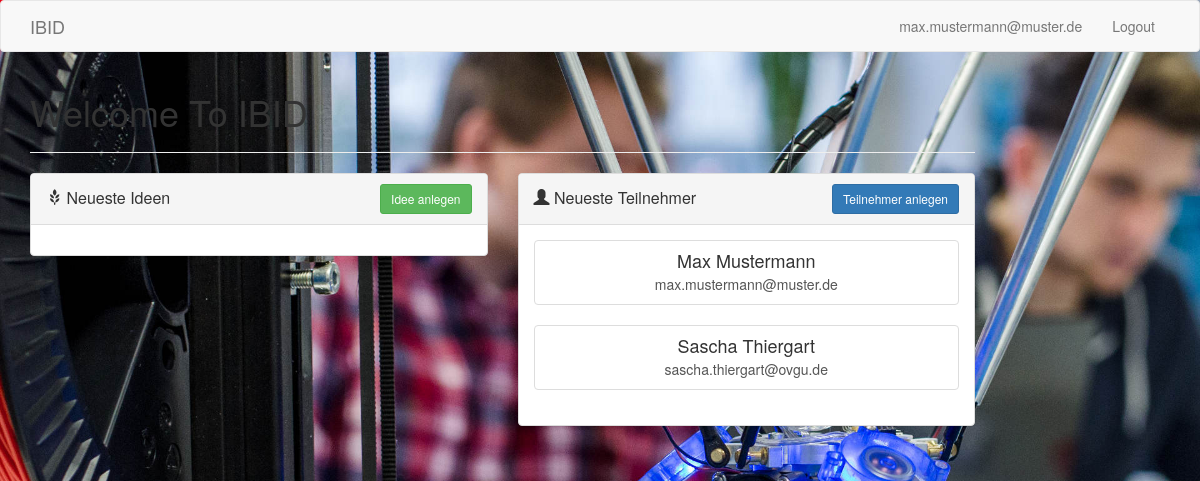
Screenshot of / (signed in) with the database file from the repository.
### ManageUsers/models.py (models this page shows, shortened)
class UserProfile(models.Model):
	user = models.OneToOneField(User)
	company = models.CharField(max_length=256,blank=True)
	website = models.URLField(blank=True)
	phone_number = models.CharField(max_length=15,validators=[RegexValidator(regex=r'^\+?1?\d{9,15}$', message="Phone number must be entered in the format: '+999999999'. Up to 15 digits allowed."),], blank=True) # validators should be a list
	street = models.CharField(max_length=256, blank=True, null=True)
	house_number = models.IntegerField(blank=True, null=True)
	zip_code = models.IntegerField(blank=True, null=True)
	city = models.CharField(max_length=256, blank=True, null=True)
	user_type = models.ForeignKey(UserType, blank=True, null=True)
	date_joined = models.DateField(default=timezone.now)
	"""
	Description: Felder, um die Eignung des Gründers zu erkennen
	"""
	PERSONALITY_CHOICES = (
		('1','Ja'),
		('0','Nein'),
	)
	skills = models.TextField(blank=True, null=True, default=None)
	education = models.TextField(null=True, blank=True, default=None)
	role = models.ForeignKey(UserRole, blank=True, null=True, default=None)
	seeks_opportunity = models.CharField(max_length=1,choices=PERSONALITY_CHOICES, blank=True, null=True, default=None)
	delayed_gratifikation = models.CharField(max_length=1,choices=PERSONALITY_CHOICES, blank=True, null=True, default=None)
	target_oriented = models.CharField(max_length=1,choices=PERSONALITY_CHOICES, blank=True, null=True, default=None)
	flexible_thinker = models.CharField(max_length=1,choices=PERSONALITY_CHOICES, blank=True, null=True, default=None)
	social_stable = models.CharField(max_length=1,choices=PERSONALITY_CHOICES, blank=True, null=True, default=None)
	curious = models.CharField(max_length=1,choices=PERSONALITY_CHOICES, blank=True, null=True, default=None)
	responsible = models.CharField(max_length=1,choices=PERSONALITY_CHOICES, blank=True, null=True, default=None)
	risk_taking = models.CharField(max_length=1,choices=PERSONALITY_CHOICES, blank=True, null=True, default=None)
	determined = models.CharField(max_length=1,choices=PERSONALITY_CHOICES, blank=True, null=True, default=None)
	stamina = models.CharField(max_length=1,choices=PERSONALITY_CHOICES, blank=True, null=True, default=None)
	class Meta:
		permissions = (
			('view', 'View UserProfile'),
			('edit', 'Edit UserProfile'),
		)

### Home/views.py (the view)
# urls.py: url(r'^$', views.index, name='index'),
def index(request):
	ideas=Idea.objects.all().order_by('-id')[:10]
	profiles=UserProfile.objects.all().order_by('-id')[:10]
	return render(request, 'Home/index.html',{'ideas':ideas,'profiles':profiles})

### Home/templates/Home/index.html (shortened to what this page needs)
{% extends 'base.html' %}
{% load staticfiles %}
{% block body_middle_block-1 %}
	<h1>Welcome To IBID</h1><hr>
<div class="row">
	<div class=" col-sm-6 col-md-6 col-lg-6" align="center">
		<div class="panel panel-default">
		    <div class="panel-heading clearfix" >
		      <h3 class="panel-title pull-left" style="padding-top: 5px;"><span class="glyphicon glyphicon-grain" aria-hidden="true"></span>  Neueste Ideen</h3>
		      <div class="btn-group pull-right">
		          <a href="{% url 'ManageIdea:post_idea' %}" class="btn btn-success btn-sm" aria-haspopup="true"> Idee anlegen</a>
		      </div>
		    </div>
		    <div class="panel-body">
		    </div>
		</div>
	</div>
	<div class="col-sm-6 col-md-6 col-lg-6" align="center">
		<div class="panel panel-default">
		    <div class="panel-heading clearfix" >
		      <h3 class="panel-title pull-left" style="padding-top: 5px;"><span class="glyphicon glyphicon-user" aria-hidden="true"></span>  Neueste Teilnehmer</h3>
		      <div class="btn-group pull-right">
		          <a href="{% url 'ManageUsers:register' %}" class="btn btn-primary btn-sm">Teilnehmer anlegen
		          </a>
		      </div>
		    </div>
		    <div class="panel-body">
		    	{% for profile in profiles %}
			        <div class="list-group">
			          <a href="{% url 'ManageUsers:userprofile' profile.user.id %}" class="list-group-item ">
			            <h4 class="list-group-item-heading">{{ profile.user.first_name }} {{ profile.user.last_name }}</h4>
			            <p class="list-group-item-text">{{ profile.user.username }}</p>
			          </a>
			        </div>
			      {% endfor %}
		    </div>
		</div>
	</div>
</div>
{% endblock %}

### Home/templates/base.html (shortened to what this page needs)
<!DOCTYPE HTML PUBLIC "-//W3C//DTD HTML 4.01//EN">
{% load staticfiles %}
<html lang="en">
<head>
{% load bootstrap3 %}
{% bootstrap_css %}
<link rel="stylesheet" href="{% static 'css/style.css' %}">
</head>
<body>
<div id="page-wrap">
  <nav class="navbar navbar-default" role="navigation">
    <div class="container" id="navfluid">
      <div class="row">
        <div class="col-md-10 col-lg-12">
          <div class="navbar-header">
            <a class="navbar-brand" href="{% url 'Home:index' %}">IBID</a>
          </div>
          <div class="collapse navbar-collapse" id="navigationbar">
            <ul class="nav navbar-nav navbar-right">
                {% if user.is_authenticated %}
                <li><a href="{% url 'ManageUsers:userprofile' user.id %}"> {{ user.get_username }} </a></li>
                <li><a href="{% url 'ManageUsers:logout' %}"> Logout </a></li>
                {% else %}
                <li><a href="{% url 'ManageUsers:register' %}"> Register </a></li>
                <li><a href="{% url 'ManageUsers:login' %}"> Login </a></li>
                {% endif %}
            </ul>
          </div>
        </div>
      </div>
    </div>
  </nav>
</div>
  <div class="container">
    <div class="row">
      <div class="col-md-10">{% block body_middle_block-1 %}{% endblock %}</div>
      <div class="col-md-2">{% block body_right_block-1 %}{% endblock %}</div>
    </div>
    <div class="row">
      <div class="col-md-4">{% block body_left_block-2 %}{% endblock %}</div>
      <div class="col-md-4">{% block body_middle_block-2 %}{% endblock %}</div>
      <div class="col-md-4">{% block body_right_block-2 %}{% endblock %}</div>
    </div>
    <div class="row">
      <div class="col-md-1">{% block body_left_block-3 %}{% endblock %}</div>
      <div class="col-md-10">{% block body_middle_block-3 %}{% endblock %}</div>
      <div class="col-md-1">{% block body_right_block-3 %}{% endblock %}</div>
    </div>
    <div class="row">
      <div class="col-md-3">{% block body_left_block-4 %}{% endblock %}</div>
      <div class="col-md-4">{% block body_middle_left_block-4 %}{% endblock %}</div>
      <div class="col-md-4">{% block body_middle_right_block-4 %}{% endblock %}</div>
      <div class="col-md-1">{% block body_right_block-4 %}{% endblock %}</div>
    </div>
    <div class="row">
      <div class="col-md-3">{% block body_left_block-5 %}{% endblock %}</div>
      <div class="col-md-6">{% block body_middle_block-5 %}{% endblock %}</div>
      <div class="col-md-3">{% block body_right_block-5 %}{% endblock %}</div>
    </div>
    <div class="row">
      <div class="col-md-9">{% block body_middle_block-6 %}{% endblock %}</div>
      <div class="col-md-3">{% block body_right_block-6 %}{% endblock %}</div>
    </div>
    <div class="row">
      <div class="col-md-2">{% block body_middle_block-7 %}{% endblock %}</div>
      <div class="col-md-9">{% block body_right_block-7 %}{% endblock %}</div>
      <div class="col-md-1"></div>
    </div>
    <div class="row">
      <div class="col-md-4">{% block body_left_block-8 %}{% endblock %}</div>
      <div class="col-md-4">{% block body_middle_block-8 %}{% endblock %}</div>
      <div class="col-md-4">{% block body_right_block-8 %}{% endblock %}</div>
    </div>
    <div class="row">
      <div class="col-md-1"></div>
      <div class="col-md-4">{% block body_left_block-9 %}{% endblock %}</div>
      <div class="col-md-2"></div>
      <div class="col-md-4">{% block body_right_block-9 %}{% endblock %}</div>
      <div class="col-md-1"></div>
    </div>
  </div>
</body>
</html>

### Home/static/css/style.css (style rules this page uses)
#page-wrap { background: white; opacity: 1; }

### rows the page displays
UserProfile: user.first_name "Max", user.last_name "Mustermann", user.username "max.mustermann@muster.de"
UserProfile: user.first_name "Sascha", user.last_name "Thiergart", user.username "sascha.thiergart@ovgu.de"

### other values shown
{{ user.get_username }} "max.mustermann@muster.de"
